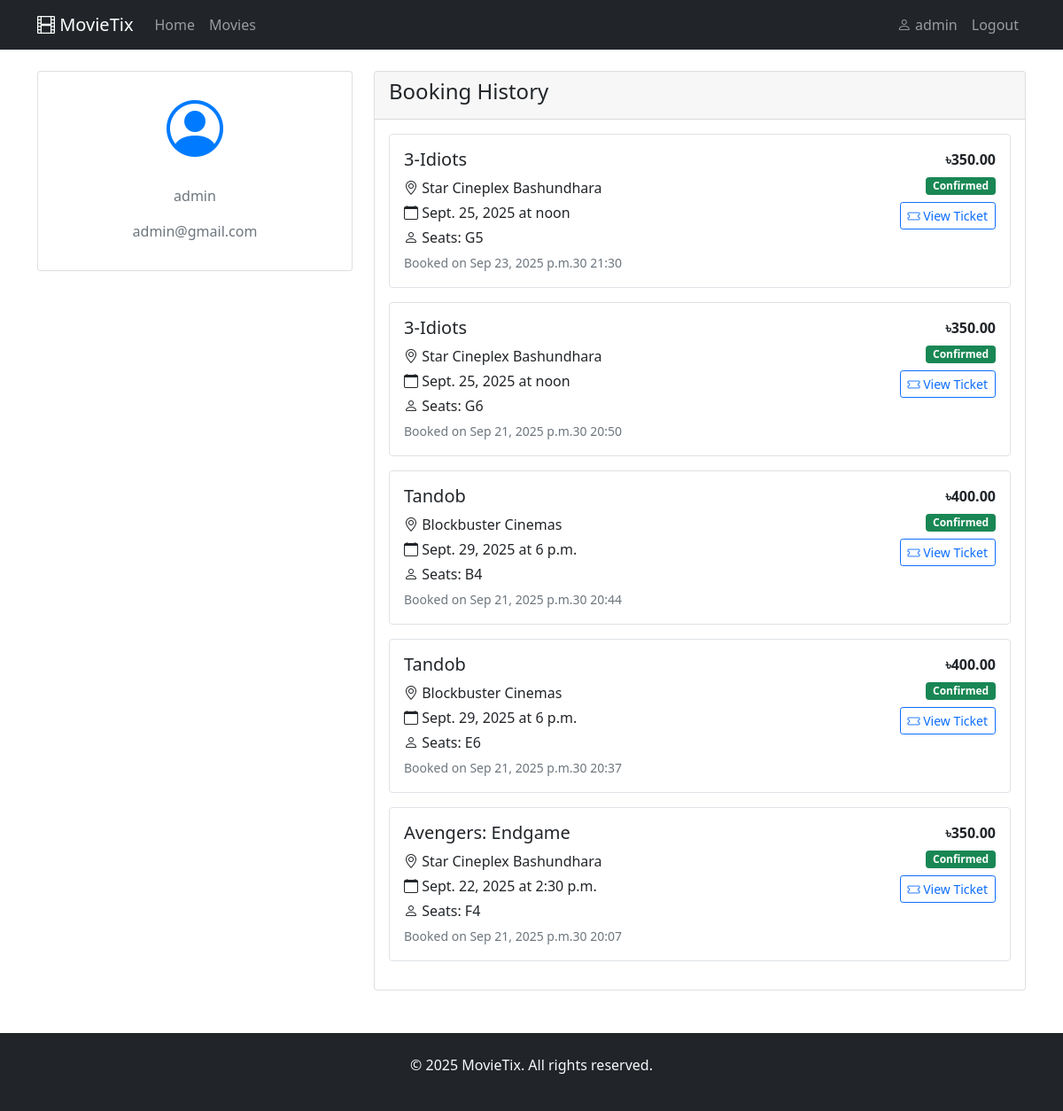
/accounts/profile/ (signed in), run on the app's committed database.
### bookings/models.py (models this page shows, shortened)
class Booking(models.Model):
    PAYMENT_STATUS = [
        ('pending', 'Pending'),
        ('completed', 'Completed'),
        ('failed', 'Failed'),
        ('cancelled', 'Cancelled'),
    ]
    user = models.ForeignKey(User, on_delete=models.CASCADE)
    showtime = models.ForeignKey(ShowTime, on_delete=models.CASCADE)
    booking_id = models.UUIDField(default=uuid.uuid4, unique=True)
    total_amount = models.DecimalField(max_digits=10, decimal_places=2)
    booking_date = models.DateTimeField(auto_now_add=True)
    payment_status = models.CharField(max_length=10, choices=PAYMENT_STATUS, default='pending')

class BookedSeat(models.Model):
    booking = models.ForeignKey(Booking, on_delete=models.CASCADE, related_name='booked_seats')
    seat = models.ForeignKey(Seat, on_delete=models.CASCADE)
    class Meta:
        unique_together = ('booking', 'seat')

### movies/models.py (models this page shows, shortened)
class ShowTime(models.Model):
    movie = models.ForeignKey(Movie, on_delete=models.CASCADE)
    theater = models.ForeignKey(Theater, on_delete=models.CASCADE)
    show_date = models.DateField()
    show_time = models.TimeField()
    price = models.DecimalField(max_digits=8, decimal_places=2)
    class Meta:
        unique_together = ('movie', 'theater', 'show_date', 'show_time')

class Movie(models.Model):
    title = models.CharField(max_length=200)
    description = models.TextField()
    poster = models.ImageField(upload_to='movie_posters/', null=True, blank=True)
    duration = models.IntegerField(help_text="Duration in minutes")
    release_date = models.DateField()
    genre = models.CharField(max_length=50)
    rating = models.CharField(max_length=10)
    is_active = models.BooleanField(default=True)

class Theater(models.Model):
    name = models.CharField(max_length=100)
    location = models.CharField(max_length=200)
    total_seats = models.IntegerField(default=100)

class Seat(models.Model):
    SEAT_TYPES = [
        ('regular', 'Regular'),
        ('premium', 'Premium'),
        ('vip', 'VIP'),
    ]
    theater = models.ForeignKey(Theater, on_delete=models.CASCADE)
    row = models.CharField(max_length=2)
    number = models.IntegerField()
    seat_type = models.CharField(max_length=10, choices=SEAT_TYPES, default='regular')
    class Meta:
        unique_together = ('theater', 'row', 'number')

### accounts/views.py (the view)
# urls.py: path('profile/', views.profile, name='profile'),
@login_required
def profile(request):
    from bookings.models import Booking
    bookings = Booking.objects.filter(user=request.user).order_by('-booking_date')
    return render(request, 'accounts/profile.html', {'bookings': bookings})

### templates/accounts/profile.html (shortened to what this page needs)
{% extends 'base.html' %}
{% block content %}
<div class="row">
    <div class="col-md-4">
        <div class="card">
            <div class="card-body text-center">
                <i class="bi bi-person-circle" style="font-size: 4rem; color: #007bff;"></i>
                <p class="text-muted">{{ user.username }}</p>
                <p class="text-muted">{{ user.email }}</p>
            </div>
        </div>
    </div>
    <div class="col-md-8">
        <div class="card">
            <div class="card-header">
                <h4>Booking History</h4>
            </div>
            <div class="card-body">
                {% if bookings %}
                    {% for booking in bookings %}
                        <div class="booking-item mb-3 p-3 border rounded">
                            <div class="row">
                                <div class="col-md-8">
                                    <h5>{{ booking.showtime.movie.title }}</h5>
                                    <p class="mb-1">
                                        <i class="bi bi-geo-alt"></i> {{ booking.showtime.theater.name }}
                                    </p>
                                    <p class="mb-1">
                                        <i class="bi bi-calendar"></i> {{ booking.showtime.show_date }} at {{ booking.showtime.show_time }}
                                    </p>
                                    <p class="mb-1">
                                        <i class="bi bi-person"></i> Seats:
                                        {% for booked_seat in booking.booked_seats.all %}
                                            {{ booked_seat.seat.row }}{{ booked_seat.seat.number }}{% if not forloop.last %}, {% endif %}
                                        {% endfor %}
                                    </p>
                                </div>
                                <div class="col-md-4 text-end">
                                    <p class="mb-1"><strong>৳{{ booking.total_amount }}</strong></p>
                                    <p class="mb-2">
                                        {% if booking.payment_status == 'completed' %}
                                            <span class="badge bg-success">Confirmed</span>
                                        {% elif booking.payment_status == 'pending' %}
                                            <span class="badge bg-warning">Pending</span>
                                        {% else %}
                                            <span class="badge bg-danger">{{ booking.payment_status|title }}</span>
                                        {% endif %}
                                    </p>
                                    {% if booking.payment_status == 'completed' %}
                                        <a href="{% url 'ticket_view' booking.booking_id %}" class="btn btn-sm btn-outline-primary">
                                            <i class="bi bi-ticket"></i> View Ticket
                                        </a>
                                    {% endif %}
                                </div>
                            </div>
                            <small class="text-muted">Booked on {{ booking.booking_date|date:"M d, Y at H:i" }}</small>
                        </div>
                    {% endfor %}
                {% endif %}
            </div>
        </div>
    </div>
</div>
{% endblock %}

### templates/base.html (shortened to what this page needs)
<!DOCTYPE html>
<html lang="en">
<head>
    <link href="https://cdn.jsdelivr.net/npm/bootstrap@5.1.3/dist/css/bootstrap.min.css" rel="stylesheet">
    <link rel="stylesheet" href="https://cdn.jsdelivr.net/npm/bootstrap-icons@1.7.2/font/bootstrap-icons.css">
</head>
<body>
    <nav class="navbar navbar-expand-lg navbar-dark bg-dark">
        <div class="container">
            <a class="navbar-brand" href="{% url 'home' %}">
                <i class="bi bi-film"></i> MovieTix
            </a>
            <div class="collapse navbar-collapse" id="navbarNav">
                <ul class="navbar-nav me-auto">
                    <li class="nav-item">
                        <a class="nav-link" href="{% url 'home' %}">Home</a>
                    </li>
                    <li class="nav-item">
                        <a class="nav-link" href="{% url 'movie_list' %}">Movies</a>
                    </li>
                </ul>
                <ul class="navbar-nav">
                    {% if user.is_authenticated %}
                        <li class="nav-item">
                            <a class="nav-link" href="{% url 'profile' %}">
                                <i class="bi bi-person"></i> {{ user.username }}
                            </a>
                        </li>
                        <li class="nav-item">
                            <a class="nav-link" href="{% url 'logout' %}">Logout</a>
                        </li>
                    {% endif %}
                </ul>
            </div>
        </div>
    </nav>
    <main class="container mt-4">
        {% block content %}
        {% endblock %}
    </main>
    <footer class="bg-dark text-light mt-5 py-4">
        <div class="container text-center">
            <p>&copy; 2025 MovieTix. All rights reserved.</p>
        </div>
    </footer>
</body>
</html>

### data on the page
Booking: showtime.movie "3-Idiots", showtime.theater.name "Star Cineplex Bashundhara", showtime.show_date "Sept. 25, 2025", showtime.show_time "noon", total_amount "350.00", payment_status "Confirmed", booking_date "Sep 23, 2025 p.m.30 21:30"
BookedSeat: seat.row "G", seat.number "5"
Booking: showtime.movie "3-Idiots", showtime.theater.name "Star Cineplex Bashundhara", showtime.show_date "Sept. 25, 2025", showtime.show_time "noon", total_amount "350.00", payment_status "Confirmed", booking_date "Sep 21, 2025 p.m.30 20:50"
BookedSeat: seat.row "G", seat.number "6"
Booking: showtime.movie "Tandob", showtime.theater.name "Blockbuster Cinemas", showtime.show_date "Sept. 29, 2025", showtime.show_time "6 p.m.", total_amount "400.00", payment_status "Confirmed", booking_date "Sep 21, 2025 p.m.30 20:44"
BookedSeat: seat.row "B", seat.number "4"
Booking: showtime.movie "Tandob", showtime.theater.name "Blockbuster Cinemas", showtime.show_date "Sept. 29, 2025", showtime.show_time "6 p.m.", total_amount "400.00", payment_status "Confirmed", booking_date "Sep 21, 2025 p.m.30 20:37"
BookedSeat: seat.row "E", seat.number "6"
Booking: showtime.movie "Avengers: Endgame", showtime.theater.name "Star Cineplex Bashundhara", showtime.show_date "Sept. 22, 2025", showtime.show_time "2:30 p.m.", total_amount "350.00", payment_status "Confirmed", booking_date "Sep 21, 2025 p.m.30 20:07"
BookedSeat: seat.row "F", seat.number "4"

### other printed values
{{ user.username }} "admin"
{{ user.email }} "admin@gmail.com"
